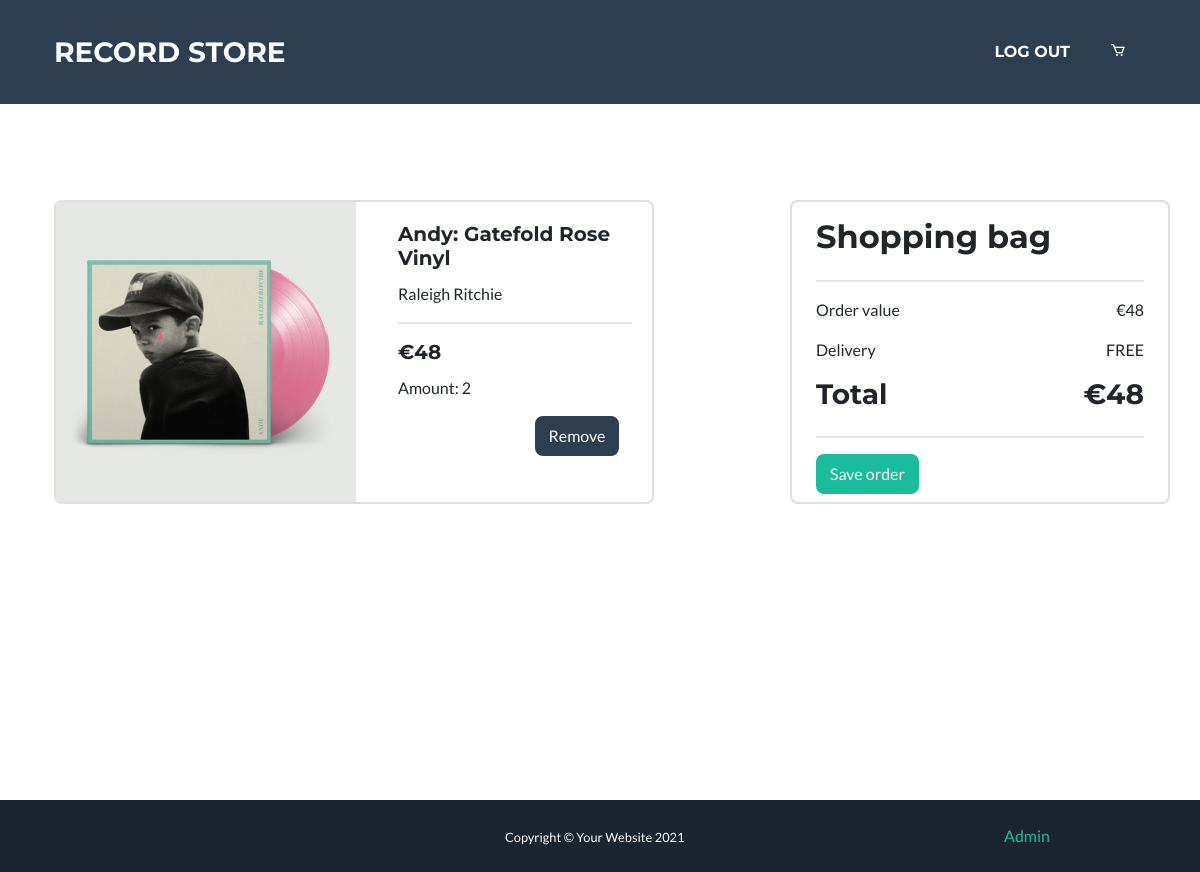
The app's page /cart (signed in) with its own data.
### tables this page shows
CREATE TABLE `carts` (
  `id_record` int(11) NOT NULL,
  `id_customer` int(11) NOT NULL,
  `amount` int(11) DEFAULT NULL,
  `timestamp` timestamp NOT NULL DEFAULT CURRENT_TIMESTAMP
);

CREATE TABLE `records` (
  `id_record` int(11) NOT NULL,
  `title` varchar(200) DEFAULT NULL,
  `description` varchar(1000) DEFAULT NULL,
  `price` decimal(11,0) DEFAULT NULL,
  `year_released` varchar(4) DEFAULT NULL,
  `cover` varchar(45) DEFAULT NULL,
  `stock` int(11) NOT NULL
);

### models/Database.php (called while the page is built, shortened)
<?php
class Database
{
    private $conn = null;
    public function __construct($database, $username = "root", $password = "root", $servername = "localhost")
    {
        $dsn = "mysql:host=$servername;dbname=$database;charset=UTF8";
        try {
            $this->conn = new PDO($dsn, $username, $password);
            $this->conn->setAttribute(PDO::ATTR_ERRMODE, PDO::ERRMODE_EXCEPTION);
        } catch (PDOException $e) {
            echo "Connection failed: " . $e->getMessage();
        }
    }
    private function execute($statement, $input_parameters = [])
    {
        try {
            $stmt = $this->conn->prepare($statement);
            $stmt->execute($input_parameters);
            return $stmt;
        } catch (PDOException $e) {
            echo "Error: " . $e->getMessage() . "<br>";
            throw new Exception($e->getMessage());
        }
    }
    public function select($statement, $input_parameters = [])
    {
        $stmt = $this->execute($statement, $input_parameters);
        return $stmt->fetchAll();
    }
}

### models/CartModel.php (called while the page is built, shortened)
<?php
class CartModel
{
    private $db;
    public function __construct($database)
    {
        $this->db = $database;
    }
    public function fetchCartByCustomerId($id)
    {
        $statement = "SELECT carts.amount, carts.id_customer, records.title, records.price, records.id_record, records.cover,
        GROUP_CONCAT(artists.name SEPARATOR ', ') AS name
        FROM carts
        LEFT JOIN records ON records.id_record = carts.id_record
        LEFT JOIN records_has_artists ON records_has_artists.id_record = records.id_record
        LEFT JOIN artists ON artists.id_artist = records_has_artists.id_artist
        WHERE carts.id_customer = $id
        GROUP BY carts.id_record
        ";
        $params = array(":id" => $id);
        $cart = $this->db->select($statement, $params);
        return $cart ?? false;
    }
}

### views/CartView.php (the view, shortened to what this page needs)
<?php
class CartView
{
    public function viewHeader($title)
    {
        include_once("views/partials/header.php");
    }
    public function viewFooter()
    {
        include_once("views/partials/footer.php");
    }
    private $cartBodyStart = <<<HTML
    <div class="container masthead min-vh-100">
    <div class="row">
    HTML;
    private $cartBodyEnd = <<<HTML
        </div>
        </div>
        HTML;
    public function viewCartPage($cart, $totalSum)
    {
        echo $this->cartBodyStart;
        $this->viewCart($cart);
        $this->viewOrderForm($totalSum);
        echo $this->cartBodyEnd;
    }
    public function viewCart($carts)
    {
        $cartCardsStart = <<<HTML
        <div class="col-md-8">
        HTML;
        echo $cartCardsStart;
        foreach ($carts as $cart) {
            $this->viewOneCart($cart);
        }
        $cartCardsEnd = <<<HTML
        </div>
        HTML;
        echo $cartCardsEnd;
    }
    public function viewOneCart($cart)
    {
        $totalSum = ($cart["price"] * $cart["amount"]);
        $cartCard = <<<HTML
            <div class="card mb-3" style="max-width: 600px;">
                <div class="row g-0">
                    <div class="mx-auto col-md-6">
                        <img  style=" max-width: 300px;" class="img-fluid" src=$cart[cover] alt="">
                    </div>
                    <div class="col-md-6">
                        <div class="card-body">
                            <h5 class="card-title">$cart[title]</h5>
                            <p class="fw-bolder card-text">$cart[name]</p>
                            <hr>
                            <h5 class="card-title">€$totalSum</h5>
                            <p class="card-text">Amount: $cart[amount] </p>
                                <form action="#" method="post">
                                    <input  hidden name="record_id" value="$cart[id_record]">
                                    <input class="offset-7 btn btn-secondary" value="Remove" type="submit" name="remove">
                                </form>
                        </div>
                    </div>
                </div>
            </div>
        HTML;
        echo $cartCard;
    }
    public function viewOrderForm($totalSum)
    {
        $html = <<<HTML
                <div class="card mb-3 pt-3 col-md-4">
                    <h2>Shopping bag</h2>
                    <hr>
                    <div class="d-flex justify-content-between">
                    <p>Order value</p>
                    <p>€$totalSum</p>
                    </div>
                    <div class="d-flex justify-content-between">
                    <p>Delivery</p>
                    <p>FREE</p>
                    </div>
                    <div class="d-flex justify-content-between">
                    <h3>Total</h3>
                    <h3>€$totalSum</h3>
                    </div>
                    <hr>
                    <form action="#" method="post">
                        <input type="submit"
                                name="order"
                                class="btn btn-md btn-primary"
                                value="Save order">
                    </form>
                </div>
        HTML;
        echo $html;
    }
}

### records on screen
carts: id_record.cover (picture), id_record.title "Andy: Gatefold Rose Vinyl", cart "Raleigh Ritchie", totalSum "48", amount "2"

### other values on screen
$listItem[title] "LOG OUT"
$totalSum "48"
